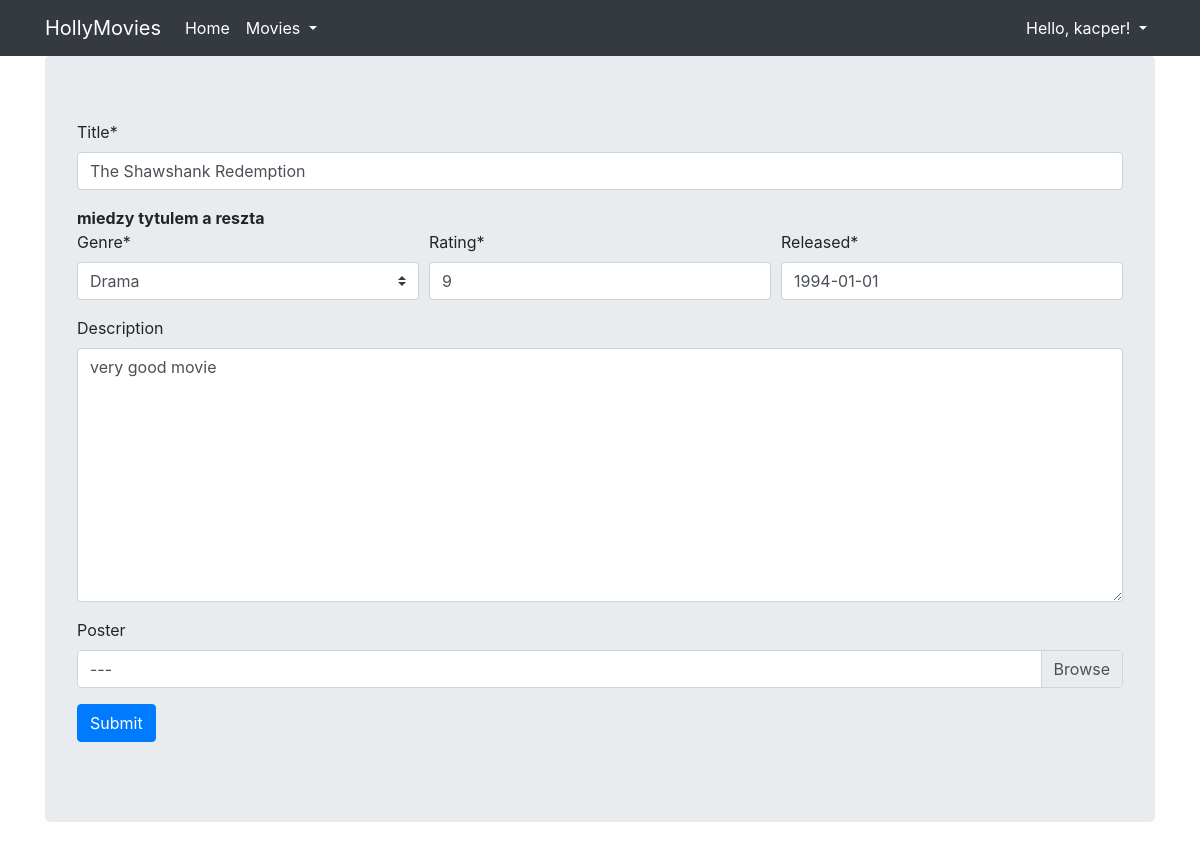
Screenshot of /viewer/movie/update/1 (signed in) with the database file from the repository.
### viewer/models.py (models this page shows, shortened)
class Movie(Model):
    title = CharField(max_length=128)
    genre = ForeignKey(Genre, on_delete=DO_NOTHING)
    rating = IntegerField()
    released = DateField()
    description = TextField(null=True, blank=True)
    poster = ImageField(null=True, blank=True)
    created = DateTimeField(auto_now_add=True)

### viewer/views.py (the view, shortened to what this page needs)
# urls.py: path('movie/update/<pk>', MovieUpdateView.as_view(), name='movie_update'),
class MovieUpdateView(LoginRequiredMixin, UpdateView):
    template_name = 'form.html'
    model = Movie
    form_class = MovieForm
    success_url = reverse_lazy('index')
    success_url = reverse_lazy('viewer:movie_list')
    def get_queryset(self):
        return Movie.objects.filter(id__lte=10)

### viewer/forms.py (shortened to what this page needs)
class MovieForm(ModelForm):
    def __init__(self, *args, **kwargs):
        super().__init__(*args, **kwargs)
        self.helper = FormHelper()
        self.helper.layout = Layout(
            'title',
            HTML('<strong>miedzy tytulem a reszta</strong>'),
            Row(Column('genre'), Column('rating'), Column('released')),
            'description', 'poster',
            Submit('submit', 'Submit'),
        )
    class Meta:
        model = Movie
        fields = '__all__'

### viewer/models.py (called while the page is built)
    def __str__(self):
        return self.name

### hollymovies/templates/form.html
{% extends "base.html" %}
{% load crispy_forms_tags %}
{% block content %}
  {% crispy form %}
{% endblock %}

### hollymovies/templates/base.html (shortened to what this page needs)
{% load bootstrap4 %}
{% load static %}
<html {% if LANGUAGE_CODE %}lang="{{ LANGUAGE_CODE }}"{% endif %}>
  <head>
      {% block styles %}{% bootstrap_css %}{% endblock %}
  </head>
  <body>
    <nav class="navbar navbar-expand-lg navbar-dark bg-dark">
      <div class="container fixed">
        <a class="navbar-brand" href="{% url 'index' %}">HollyMovies</a>
        <div class="collapse navbar-collapse" id="navbarNavAltMarkup">
          <div class="navbar-nav">
            <a class="nav-item nav-link active" href="{% url 'index' %}">
              Home
            </a>
            <div class="nav-item dropdown">
              <a class="nav-link active dropdown-toggle" href="#" data-toggle="dropdown">
                Movies
              </a>
            </div>
          </div>
          <div class="navbar-nav ml-auto">
            <div class="nav-item dropdown">
              {% if user.is_authenticated %}
                <a class="nav-link active dropdown-toggle" href="#" data-toggle="dropdown">
                  {% if user.first_name %}Hello, {{ user.first_name }}!
                  {% else %}Hello, {{ user.username }}!{% endif %}
                </a>
              {% endif %}
            </div>
          </div>
        </div>
      </div>
    </nav>
    <div class="container">
      <div class="jumbotron">
        {% block content %}{% endblock %}
      </div>
    </div>
  </body>
</html>

### rows the page displays
Movie: title "The Shawshank Redemption", genre "Drama", rating "9", released "1994-01-01", description "very good movie"

### other values shown
{{ user.first_name }} "kacper"
